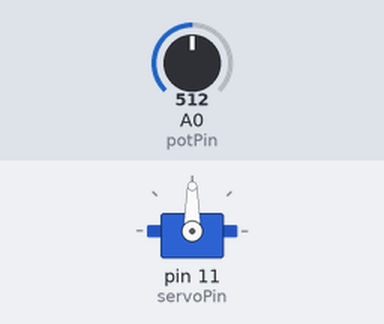
This sketch was run on a simulated Arduino Uno, built with avr-gcc and run on an emulated ATmega328P. On the bench: servo. Inputs (shaded band) come from the test bench; at power-on: A0 (potPin) = 512.

Above: at 1.2 s.
1.3 s: A0 (potPin) set to 716
At 2.0 s:
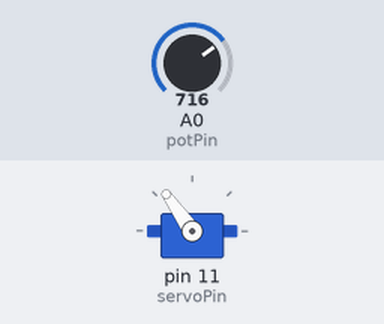
2.8 s: A0 (potPin) set to 900
At 4.0 s:
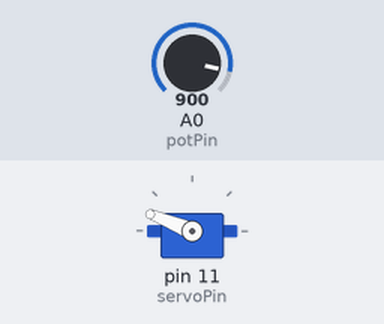
4.3 s: A0 (potPin) set to 1023
At 5.5 s:
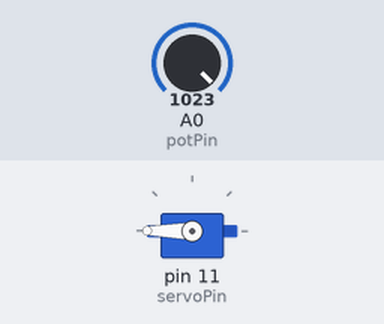
5.8 s: A0 (potPin) set to 306
At 6.3 s:
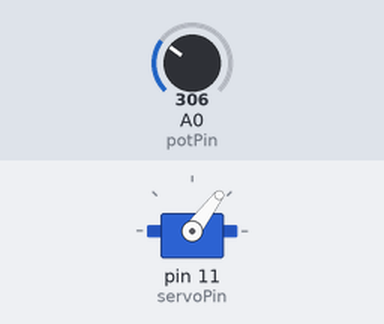
7.3 s: A0 (potPin) set to 122
At 7.8 s:
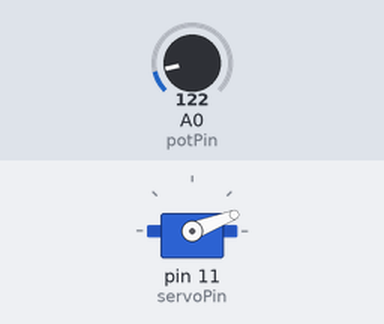
Timing chart, 0 to 9.8 s (numbered marks = the images above; inputs shaded):
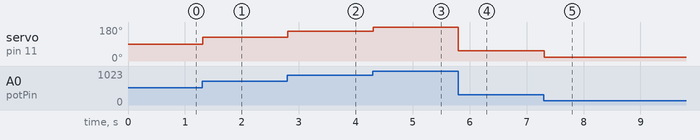

Measured:
- after the input at 1.3 s, servo on pin 11 (servoPin): 90° → 125° at once
- after the input at 2.8 s, servo on pin 11 (servoPin): 125° → 158° at once
- after the input at 4.3 s, servo on pin 11 (servoPin): 158° → 180° at once
- after the input at 5.8 s, servo on pin 11 (servoPin): 180° → 53° at once
- after the input at 7.3 s, servo on pin 11 (servoPin): 53° → 21° at once

The sketch:

14-Servo.ino
```cpp
// (licence header left out)
#include <Servo.h>

Servo myservo;   // Instancia de un servo
int
  potPin   = A0, // Puerto analógico del potenciómetro
  servoPin = 11, // Puerto PWM para manejo del Servo
  val;           // Lectura del potenciometro [0-1023]

void setup() {
  myservo.attach(servoPin);  // Crea la instancia y asigna el puerto
}  // void setup

void loop() {
  val = analogRead(potPin);            // Lee el valor del potenciómetro
  val = map(val, 0, 1023, 0, 180);     // Traduce la lectura a los valores del servo [0-180]
  myservo.write(val);                  // Establece la posición
  delay(15);                           // Espera para que el servo se posicione
}  // void loop
```
